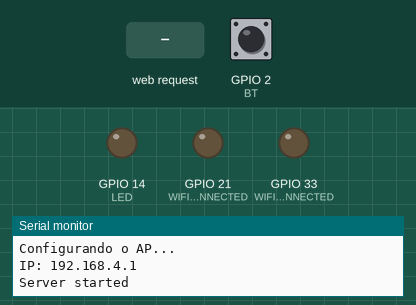
Recording of a sketch running on a simulated ESP32. On the bench: output pins drawn as LEDs (lit = HIGH), the last lines printed to the serial monitor. Inputs (shaded band) come from the test bench; at power-on: GPIO 2 (BT) HIGH. WiFi joins after 1.5 s; servers stay silent unless stated.

Above: at 7.2 s.
7.3 s: HTTP request GET /LEDon received
At 8.5 s:
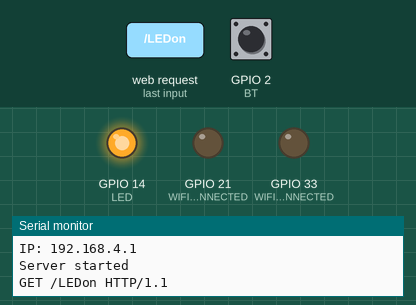
8.8 s: HTTP request GET /LEDoff received
At 9.7 s:
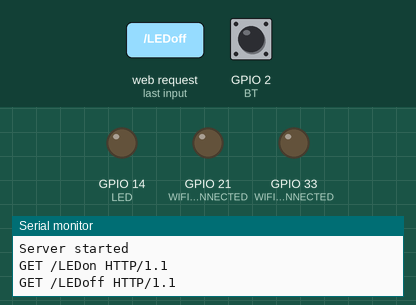
Timing chart, 0 to 11.8 s (numbered marks = the images above; inputs shaded):
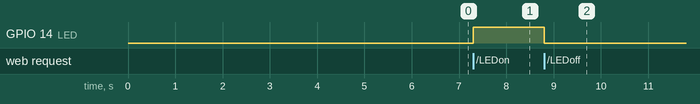

The sketch:

WiFi_web_server_AP.ino
```cpp
/*
 * Exemplo WiFi web Server no modo AP
 * Descrição: Esse código demonstra como criar um servidor web com o ESP32
 * e acessar no modo AP
 * Autor: Fábio Souza
 * Data: 09/11/2023
*/

#define LED_VERMELHO 14   // Pino do LED Vermelho
#define LED_VERDE 13      // Pino do LED Verde
#define LED_AZUL 12       // Pino do LED Azul
#define BOTAO_1 7         // Pino do Botão 1
#define BOTAO_2 6         // Pino do Botão 2
#define BOTAO_3 5         // Pino do Botão 3
#define BOTAO_4 4         // Pino do Botão 4
#define BOTAO_5 3         // Pino do Botão 5
#define BOTAO_6 2         // Pino do Botão 6
#define BUZZER  17        // Pino Do Buzzer

const int WIFI_CONNECTED =    21;  // WIFI_CONNECTED LED
const int WIFI_DISCONNECTED = 33;  // WIFI_DISCONNECTED LED

const byte BT = BOTAO_6;            // Pino do Botão
const byte LED = LED_VERMELHO;      // Pino do LED

boolean statusLED = LOW;           // Status do LED  (LOW = Desligado / HIGH = Ligado)

#include <WiFi.h>                 //Biblioteca para conexão WiFi

//Credenciais de rede WiFi
const char* ssid     = "FranzininhoAP";
const char* password = "88891711";
const char* hostname = "FranzininhoLAB01";    // Nome do Hostname
enum WiFiStatus { DISCONNECTED, CONNECTED }; // Enumeração para os status da conexão WiFi

WiFiServer server(80);

void update_led_status(WiFiStatus status) {
  switch (status) {
    case DISCONNECTED:
      digitalWrite(WIFI_DISCONNECTED, HIGH);              // Desliga o LED de Conectando
      digitalWrite(WIFI_CONNECTED, LOW);                  // Desliga o LED de Conectado
      break;
    case CONNECTED:
      digitalWrite(WIFI_DISCONNECTED, LOW);               // Desliga o LED de Conectando
      digitalWrite(WIFI_CONNECTED, HIGH);                 // Desliga o LED de Conectado
      break;
  }
}

//Evento WiFi Conectado
void WiFiStationConnected(WiFiEvent_t event, WiFiEventInfo_t info)
{
  update_led_status(CONNECTED);
  Serial.println("Conectato com sucesso ao WiFi!");
}

//Evento WiFi IP
void WiFiGotIP(WiFiEvent_t event, WiFiEventInfo_t info){
  Serial.println("WiFi Conectado");
  Serial.println("IP: ");
  Serial.println(WiFi.localIP());
}

//Evento WiFi Desconectado
void WiFiStationDisconnected(WiFiEvent_t event, WiFiEventInfo_t info)
{
  update_led_status(DISCONNECTED);
  Serial.println("Desconectado do WiFi");
  Serial.print("WiFi perdeu a conexão. Razão: ");
  Serial.println(info.wifi_sta_disconnected.reason);
  Serial.println("Tentando reconectar");
  WiFi.begin(ssid, password);
}

void setup()
{
  Serial.begin(115200);
  pinMode(BT,INPUT_PULLUP);
  pinMode(LED,OUTPUT);
  pinMode(WIFI_CONNECTED, OUTPUT);           // Define o pino do LED de Conectado como saída
  pinMode(WIFI_DISCONNECTED, OUTPUT);        // Define o pino do LED de Desconectado como saída

  Serial.println();
  Serial.println("Configurando o AP...");
  delay(5000);

  WiFi.mode(WIFI_STA);
  WiFi.config(INADDR_NONE, INADDR_NONE, INADDR_NONE, INADDR_NONE);
  WiFi.setHostname(hostname); //define hostname
  WiFi.disconnect(true);    //Desconecta de qualquer rede WiFi
  delay(1000);              //Delay de 1s


  if (!WiFi.softAP(ssid, password)) {
    log_e("Falha na criação do AP.");
    while(1);
  }
  IPAddress myIP = WiFi.softAPIP();
  Serial.print("IP: ");
  Serial.println(myIP);
  server.begin();
  Serial.println("Server started");

}

void loop()
{
 WiFiClient client = server.available();        //Verifica se há clientes conectados ao servidor
  if(!client){                                  //Se não houver clientes conectados, retorna ao loop
    return;
  }

  while(!client.available()){                   //Aguarda a disponibilidade do cliente
    delay(1);
  }

  String req = client.readStringUntil('\r');    //Lê a requisição do cliente
  Serial.println(req);                          //Imprime a requisição no monitor serial
  client.flush();                               //Limpa o cliente

  if(req.indexOf("LEDon") != -1){               //Se a requisição contiver "LEDon" liga o LED
    digitalWrite(LED,HIGH);                     //Liga o LED
    statusLED = HIGH;                           //Atualiza o status do LED
  }
  else if(req.indexOf("LEDoff")!=-1){           //Se a requisição contiver "LEDoff" desliga o LED
          digitalWrite(LED,LOW);                //Desliga o LED
          statusLED = LOW;                      //Atualiza o status do LED
  }

  //Envia a página HTML para o cliente
  client.println("HTTP/1.1 200 OK");
  client.println("Content-Type: text/html");
  client.println("");
  client.println("<!DOCTYPE HTML>");
  client.println("<html>");
  client.println("<meta http-equiv='refresh' content='2'>");
  client.println("<h1>Web Server ESP32</h1>");
  client.println("<br></br>");

  if(digitalRead(BT) == LOW){                   //Se o botão for pressionado
   client.println("<p>BOTAO PRESSIONADO</p>");  //Imprime no cliente "BOTAO PRESSIONADO"
  }
  else{
    client.println("<p>BOTAO SOLTO</p>");       //Imprime no cliente "BOTAO SOLTO"
  }

  if(!statusLED)
  client.println("<p>LED <a href=\"LEDon\"><button>LIGAR</button></a></p>");      //Imprime no cliente "LED LIGADO"
  else
  client.println("<p>LED <a href=\"LEDoff\"><button>DESLIGAR</button></a></p>");  //Imprime no cliente "LED DESLIGADO"

  client.println("</html>");                                                      //Fim da página HTML
}
```

Measured:
- after the input at 7.3 s, GPIO 14 (LED): LOW → HIGH at once
- after the input at 8.8 s, GPIO 14 (LED): HIGH → LOW at once
